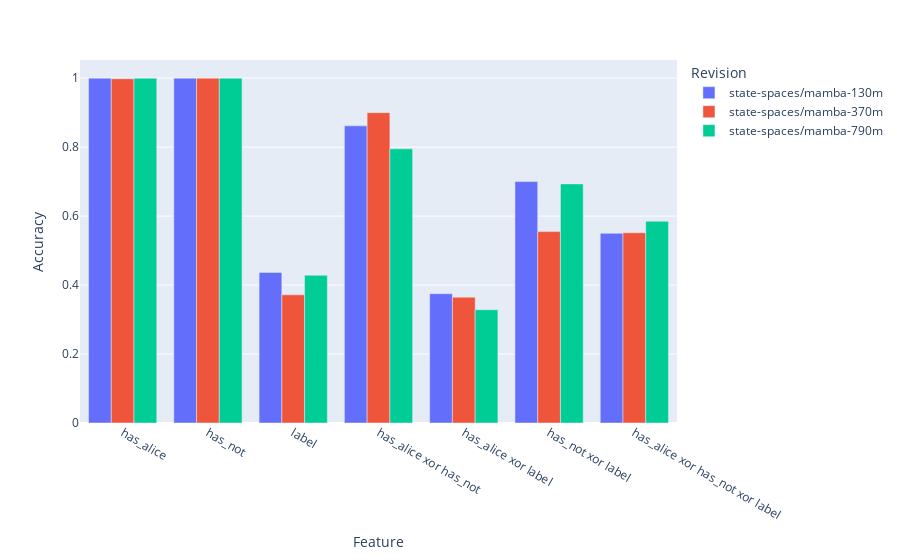

The code cell stored with this chart in its notebook:
### Code cell
import plotly.express as px

all_accs_f = {k: {k2: v2.item() for k2, v2 in v.items()} for k, v in all_accs.items()}

fig = px.bar(all_accs_f, barmode='group')
fig.update_layout(xaxis_title="Feature", yaxis_title="Accuracy", legend_title="Revision")
fig.show()

### Figure 1 — Plotly figure (JSON) as saved in the notebook; plotly's stock layout.template omitted (floating-point values rounded to 4 significant figures)
{"data": [{"alignmentgroup": "True", "hovertemplate": "variable=state-spaces/mamba-130m<br>index=%{x}<br>value=%{y}<extra></extra>", "legendgroup": "state-spaces/mamba-130m", "marker": {"color": "#636efa", "pattern": {"shape": ""}}, "name": "state-spaces/mamba-130m", "offsetgroup": "state-spaces/mamba-130m", "orientation": "v", "showlegend": true, "textposition": "auto", "type": "bar", "x": ["has_alice", "has_not", "label", "has_alice xor has_not", "has_alice xor label", "has_not xor label", "has_alice xor has_not xor label"], "xaxis": "x", "y": [1, 1, 0.4367, 0.8617, 0.375, 0.7, 0.55], "yaxis": "y"}, {"alignmentgroup": "True", "hovertemplate": "variable=state-spaces/mamba-370m<br>index=%{x}<br>value=%{y}<extra></extra>", "legendgroup": "state-spaces/mamba-370m", "marker": {"color": "#EF553B", "pattern": {"shape": ""}}, "name": "state-spaces/mamba-370m", "offsetgroup": "state-spaces/mamba-370m", "orientation": "v", "showlegend": true, "textposition": "auto", "type": "bar", "x": ["has_alice", "has_not", "label", "has_alice xor has_not", "has_alice xor label", "has_not xor label", "has_alice xor has_not xor label"], "xaxis": "x", "y": [0.9983, 1, 0.3717, 0.9, 0.365, 0.555, 0.5517], "yaxis": "y"}, {"alignmentgroup": "True", "hovertemplate": "variable=state-spaces/mamba-790m<br>index=%{x}<br>value=%{y}<extra></extra>", "legendgroup": "state-spaces/mamba-790m", "marker": {"color": "#00cc96", "pattern": {"shape": ""}}, "name": "state-spaces/mamba-790m", "offsetgroup": "state-spaces/mamba-790m", "orientation": "v", "showlegend": true, "textposition": "auto", "type": "bar", "x": ["has_alice", "has_not", "label", "has_alice xor has_not", "has_alice xor label", "has_not xor label", "has_alice xor has_not xor label"], "xaxis": "x", "y": [1, 1, 0.4283, 0.795, 0.3283, 0.6933, 0.585], "yaxis": "y"}], "layout": {"barmode": "group", "legend": {"title": {"text": "Revision"}, "tracegroupgap": 0}, "margin": {"t": 60}, "xaxis": {"anchor": "y", "domain": [0, 1], "title": {"text": "Feature"}}, "yaxis": {"anchor": "x", "domain": [0, 1], "title": {"text": "Accuracy"}}}}
